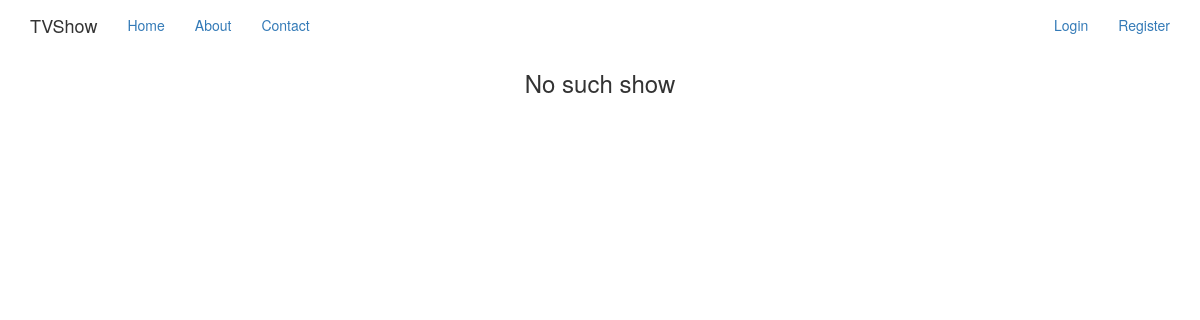
Page /shows/1 on the earlier database version.
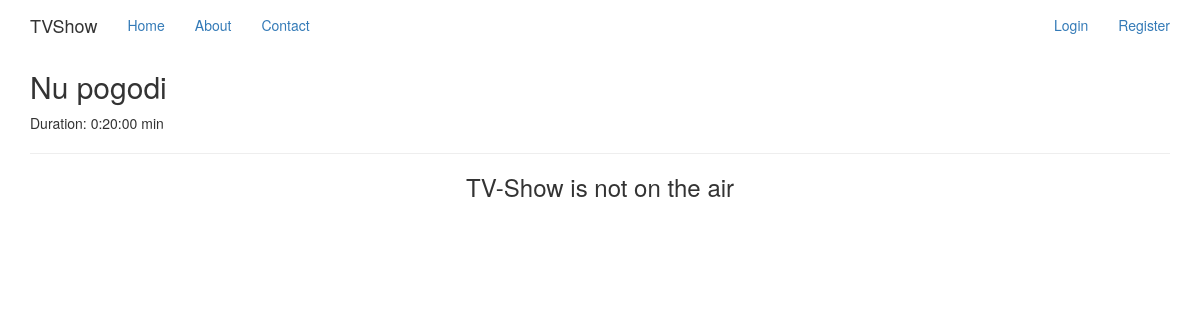
Same page on the later database version.
### app/models.py (models this page shows, shortened)
class TVShow(db.Model):
    __tablename__ = 'tvshow'
    id = db.Column(Integer, primary_key=True)
    name = db.Column(String(250), unique=True, nullable=False)
    duration = db.Column(Interval, nullable=False)
    timetable = db.relationship('TVChannelItem', backref='show')

### app/views.py (the view)
def show_show(show_id):
    show = TVShow.query.get(show_id)
    title = u'No such TV-show' if show is None else show.name
    return render_template('show_show.html', show=show, title=title)

### app/__init__.py (called while the page is built)
    def is_admin(self):
        return False

### app/templates/show_show.html (shortened to what this page needs)
{% extends "base.html" %}
{% block content %}
  <div>
    {% if show %}
        <h2>
          {{ show.name }}
        </h2>
        <p>Duration: {{ show.duration }} min</p>
        <hr/>
        {% if show.timetable and show.timetable | length > 0 %}
          <ul class="list-group">
            {% for list_item in show.timetable %}
              On {{ list_item.channel.name }} at {{ list_item.start_time }}
            {% endfor %}
          </ul>
        {% else %}
          <h3 class="text-center">TV-Show is not on the air</h3>
        {% endif %}
    {% else %}
      <h3 class="text-center">No such show</h3>
    {% endif %}
  </div>
{% endblock %}

Differences in the rows shown:
added TVShow: name "Nu pogodi", duration "0:20:00"
Other differences:
text no longer shown: "No such show"
text now shown: "Duration: min TV-Show is not on the air"
